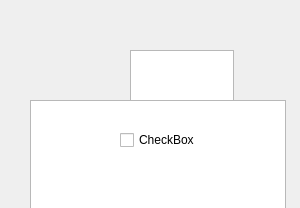
<?xml version="1.0" encoding="UTF-8"?>
<ui version="4.0">
 <class>Widget</class>
 <widget class="QWidget" name="Widget">
  <property name="geometry">
   <rect>
    <x>0</x>
    <y>0</y>
    <width>300</width>
    <height>208</height>
   </rect>
  </property>
  <property name="windowTitle">
   <string>Widget</string>
  </property>
  <widget class="QTextEdit" name="textEdit">
   <property name="geometry">
    <rect>
     <x>130</x>
     <y>50</y>
     <width>104</width>
     <height>71</height>
    </rect>
   </property>
  </widget>
  <widget class="QListWidget" name="listWidget">
   <property name="geometry">
    <rect>
     <x>30</x>
     <y>100</y>
     <width>256</width>
     <height>192</height>
    </rect>
   </property>
  </widget>
  <widget class="QCheckBox" name="checkBox">
   <property name="geometry">
    <rect>
     <x>120</x>
     <y>130</y>
     <width>87</width>
     <height>20</height>
    </rect>
   </property>
   <property name="text">
    <string>CheckBox</string>
   </property>
  </widget>
 </widget>
 <layoutdefault spacing="6" margin="11"/>
 <resources/>
 <connections/>
</ui>
